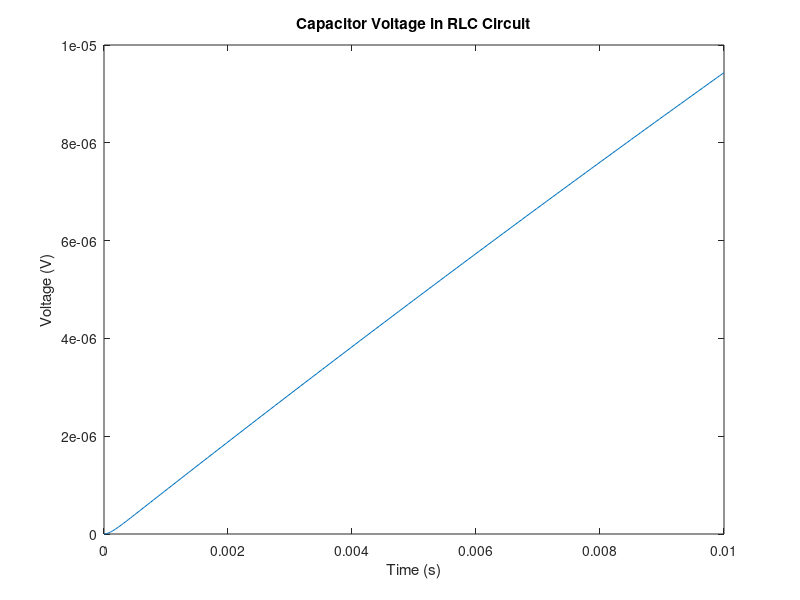

MATLAB code for this plot:
function RLCcircuitSimulation
    R = 1000;   % resistance (ohms)
    L = 0.1;    % inductance (H)
    C = 1e-4;   % capacitance (F)
    V0 = 1;     % input voltage (V)
    
    % Differential equation
    odefun = @(t, y) [y(2); (V0 - y(2)*R - y(1)/C) / L];
    
    y0 = [0; 0]; % initial capacitor voltage and inductor current
    
    tspan = [0, 0.01];
    
    [t, y] = ode45(odefun, tspan, y0);
    
    % Plot results
    figure;
    plot(t, y(:, 1));
    title('Capacitor Voltage in RLC Circuit');
    xlabel('Time (s)');
    ylabel('Voltage (V)');
end
